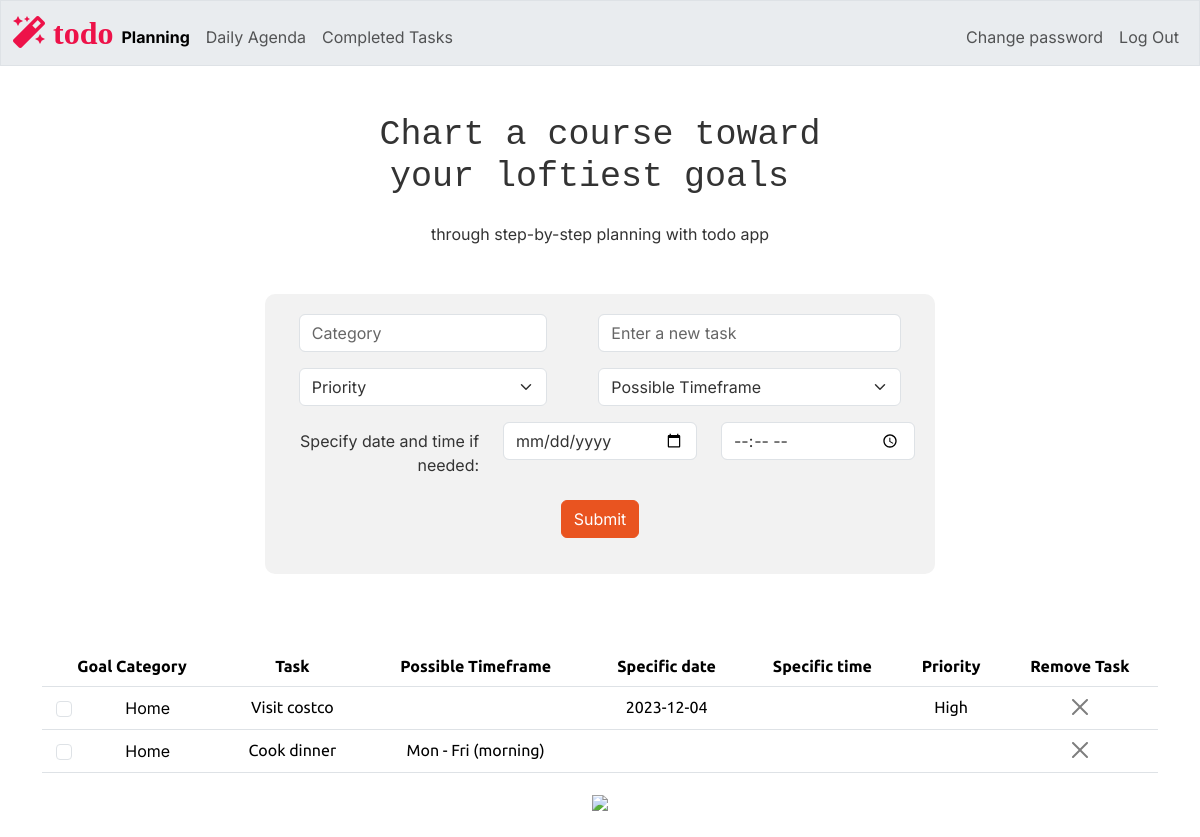
/ (signed in), run on the app's committed database.
### tables this page shows
CREATE TABLE tasks (
    id INTEGER PRIMARY KEY AUTOINCREMENT NOT NULL,
    users_id INTEGER NOT NULL,
    category TEXT NOT NULL,
    task TEXT NOT NULL,
    timeframe TEXT,
    priority TEXT,
    completion INTEGER DEFAULT 0,
    date DATE,
    time TIME,
    FOREIGN KEY (users_id) REFERENCES users(id)
);

### app.py (the view)
@app.route("/", methods=["GET", "POST"])
@login_required
def index():
    users_id = session["user_id"]
    tasks = db.execute("SELECT * FROM tasks WHERE users_id =? AND completion = 0", users_id)
    welcome_message_h1 = "Chart a course toward\n your loftiest goals "
    welcome_message_p = "through step-by-step planning with todo app"
    return render_template("index.html", tasks=tasks, welcome_message_h1 = welcome_message_h1, welcome_message_p = welcome_message_p, current_page="planning")

### app.py (called while the page is built)
@app.after_request
def after_request(response):
    response.headers["Cache-Control"] = "no-cache, no-store, must-revalidate"
    response.headers["Expires"] = 0
    response.headers["Pragma"] = "no-cache"
    return response

### helpers.py (called while the page is built)
def login_required(f):
    @wraps(f)
    def decorated_function(*args, **kwargs):
        if session.get("user_id") is None:
            return redirect("/login")
        return f(*args, **kwargs)
    return decorated_function

### templates/index.html (shortened to what this page needs)
{% extends "layout.html" %}
{% block main %}
    <table class="table">
        <thead>
            <tr>
                <th> Goal Category</th>
                <th> Task </th>
                <th> Possible Timeframe </th>
                <th> Specific date </th>
                <th> Specific time </th>
                <th> Priority </th>
                <th> Remove Task </th>
            </tr>
        </thead>
        <tbody>
            {% for task in tasks %}
                <tr id="todo_row_{{ task.id }}" >
                    <td class="align-middle ">
                        <div class="d-flex align-items-center " >
                            <div class=" col-sm-2 d-flex justify-content-center align-items-center form-check" >
                                <input class="form-check-input completion-checkbox"
                                        type="checkbox"
                                        id="completion_{{ task.id }}"
                                        name="task_completion"
                                        data-task-id="{{ task.id }}"
                                        data-completion="{{ task.completion}}"
                                        onchange="updateTaskStatus(this)">
                            </div>
                            <label class="form-check-label ms-5" for="completion_{{ task.id }}">
                                {{ task.category }}
                            </label>
                        </div>
                    </td>
                    <td>{{ task.task }}</td>
                    <td>{{ task.timeframe if task.date is none or task.date =='' else '' }}</td>
                    <td>{{ task.date or '' }}</td>
                    <td>{{ task.time or '' }}</td>
                    <td>{{ task.priority or '' }}</td>
                    <td>
                        <button class="btn-close" data-bs-toggle="modal" data-bs-target="#deleteConfirmationModal_{{ task.id }}"></button>
                    </td>
                </tr>
            {% endfor %}
        </tbody>
    </table>
    <img src="/static/planning2.png" class="wide-image">
{% endblock %}

### templates/layout.html (shortened to what this page needs)
<!DOCTYPE html>
<html lang="en">
    <head>
        <link href="/static/bootstrap.min.css" rel="stylesheet">
        <link href="/static/styles.css" rel="stylesheet">
        <link rel="stylesheet" href="https://cdnjs.cloudflare.com/ajax/libs/font-awesome/5.15.3/css/all.min.css">
    </head>
    <body>
        <nav class="bg-light border navbar navbar-expand-md navbar-light">
            <div class="container-fluid">
                <a class="site-logo" href="/"><span>
                    <i class="fas fa-magic" style="color: #ed1249;"> todo</i></span></a>
                <div class="collapse navbar-collapse" id="navbar">
                    {% if session["user_id"] %}
                        <ul class="navbar-nav me-auto mt-2">
                            <li class="nav-item"><a class="nav-link {% if current_page == 'planning' %}active{% endif %}" href="/">Planning</a></li>
                            <li class="nav-item"><a class="nav-link {% if current_page == 'daily_agenda' %}active{% endif %}" href="/daily_agenda">Daily Agenda</a></li>
                            <li class="nav-item"><a class="nav-link {% if current_page == 'completed' %}active{% endif %}" href="/completed">Completed Tasks</a></li>
                        </ul>
                        <ul class="navbar-nav ms-auto mt-2">
                            <li class="nav-item"><a class="nav-link" href="/password_change">Change password</a></li>
                            <li class="nav-item"><a class="nav-link" href="/logout">Log Out</a></li>
                        </ul>
                    {% else %}
                        <ul class="navbar-nav ms-auto mt-2">
                            <li class="nav-item"><a class="nav-link" href="/register">Register</a></li>
                            <li class="nav-item"><a class="nav-link" href="/login">Log In</a></li>
                        </ul>
                    {% endif %}
                </div>
            </div>
        </nav>
        <div class="container-fluid text-center mt-5">
            <h1 class="mb-4"><pre>{{ welcome_message_h1}} </pre>
            </h1>
            <p>{{ welcome_message_p }}</p>
        </div>
        <div class="container container-fluid mt-5">
            <form method="POST" action="/add_task" class="mx-auto text-center mb-5" style="background-color: #f2f2f2; padding: 20px; border-radius: 10px; width: 60%;">
                <div class="mb-3 row">
                    <div class="col-sm-5 mx-auto">
                        <input type="text" class="form-control" id="category" name="category" placeholder="Category" autocomplete="off" required>
                    </div>
                    <div class="col-sm-6 mx-auto">
                        <input type="text" class="form-control" id="task" name="task" placeholder="Enter a new task" autocomplete="off" required>
                    </div>
                </div>
                <div class="mb-3 row">
                    <div class="col-sm-5 mx-auto">
                        <select class="form-select" id="priority" name="priority" required>
                            <option selected disabled>Priority</option>
                        </select>
                    </div>
                    <div class="col-sm-6 mx-auto">
                        <select class="form-select" id="timeframe" name="timeframe" required>
                            <option selected disabled>Possible Timeframe</option>
                        </select>
                    </div>
                </div>
                <div class="mb-3 row">
                    <label for="date" class="col-sm-4 col-form-label text-end">Specify date and time if needed:</label>
                    <div class="col-sm-4 mx-auto">
                        <input type="date" class="form-control" id="date" name="date" autocomplete="off">
                    </div>
                    <div class="col-sm-4 mx-auto">
                        <input type="time" class="form-control" id="time" name="time" autocomplete="off">
                    </div>
                </div>
                <div class="mb-3 row">
                    <div class="col-sm-4 mx-auto">
                        <button type="submit" class="btn btn-primary">Submit</button>
                    </div>
                </div>
            </form>
        </div>
        <main class="container container-fluid py-4 text-center">
            {% block main %}{% endblock %}
        </main>
    </body>
</html>

### static/styles.css (style rules this page uses)
nav .site-logo { font-size: xx-large; text-decoration: none; }
p, span, div, h1, button { font-family: 'Inter', sans-serif; }
body { background-color: # f6f5f4; }
.navbar-nav .nav-link.active { font-weight: bold; }

### data on the page
tasks: category "Home", task "Visit costco", date "2023-12-04", priority "High"
tasks: category "Home", task "Cook dinner", date+timeframe "Mon - Fri (morning)"

### other printed values
{{ welcome_message_h1 }} "Chart a course toward your loftiest goals"
{{ welcome_message_p }} "through step-by-step planning with todo app"
